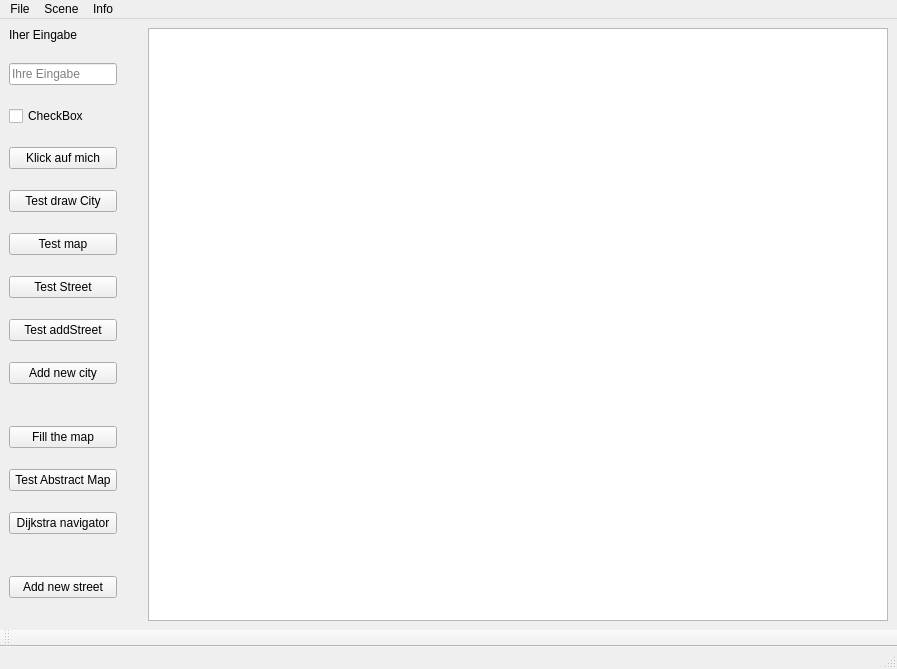
<?xml version="1.0" encoding="UTF-8"?>
<ui version="4.0">
 <class>MainWindow</class>
 <widget class="QMainWindow" name="MainWindow">
  <property name="enabled">
   <bool>true</bool>
  </property>
  <property name="geometry">
   <rect>
    <x>0</x>
    <y>0</y>
    <width>897</width>
    <height>669</height>
   </rect>
  </property>
  <property name="windowTitle">
   <string>MainWindow</string>
  </property>
  <widget class="QWidget" name="centralwidget">
   <layout class="QGridLayout" name="gridLayout" columnstretch="0,0">
    <property name="horizontalSpacing">
     <number>31</number>
    </property>
    <property name="verticalSpacing">
     <number>21</number>
    </property>
    <item row="3" column="0">
     <widget class="QPushButton" name="pushButton_teste_was">
      <property name="toolTip">
       <string>Du bisch sd2332</string>
      </property>
      <property name="text">
       <string>Klick auf mich</string>
      </property>
     </widget>
    </item>
    <item row="1" column="0">
     <widget class="QLineEdit" name="lineEdit_teste_was">
      <property name="placeholderText">
       <string>Ihre Eingabe</string>
      </property>
      <property name="clearButtonEnabled">
       <bool>true</bool>
      </property>
     </widget>
    </item>
    <item row="6" column="0">
     <widget class="QPushButton" name="pushButton_testStreat">
      <property name="text">
       <string>Test Street</string>
      </property>
     </widget>
    </item>
    <item row="5" column="0">
     <widget class="QPushButton" name="pushButton_testMap">
      <property name="text">
       <string>Test map</string>
      </property>
     </widget>
    </item>
    <item row="2" column="0">
     <widget class="QCheckBox" name="checkBox">
      <property name="text">
       <string>CheckBox</string>
      </property>
     </widget>
    </item>
    <item row="8" column="0">
     <widget class="QPushButton" name="pushButton_addCity">
      <property name="text">
       <string>Add new city</string>
      </property>
     </widget>
    </item>
    <item row="10" column="0">
     <widget class="QPushButton" name="pushButton_FillMap">
      <property name="text">
       <string>Fill the map</string>
      </property>
     </widget>
    </item>
    <item row="12" column="0">
     <widget class="QPushButton" name="pushButton">
      <property name="text">
       <string>Dijkstra navigator</string>
      </property>
     </widget>
    </item>
    <item row="15" column="0">
     <spacer name="verticalSpacer">
      <property name="orientation">
       <enum>Qt::Vertical</enum>
      </property>
      <property name="sizeHint" stdset="0">
       <size>
        <width>20</width>
        <height>40</height>
       </size>
      </property>
     </spacer>
    </item>
    <item row="4" column="0">
     <widget class="QPushButton" name="pushButton_DrowCity">
      <property name="text">
       <string>Test draw City</string>
      </property>
     </widget>
    </item>
    <item row="7" column="0">
     <widget class="QPushButton" name="pushButton_TestaddStreet">
      <property name="text">
       <string>Test addStreet</string>
      </property>
     </widget>
    </item>
    <item row="0" column="0">
     <widget class="QLabel" name="label_eingabe">
      <property name="text">
       <string>Iher Eingabe</string>
      </property>
     </widget>
    </item>
    <item row="11" column="0">
     <widget class="QPushButton" name="pushButton_AbstractMap">
      <property name="text">
       <string>Test Abstract Map</string>
      </property>
     </widget>
    </item>
    <item row="0" column="1" rowspan="16">
     <widget class="QGraphicsView" name="graphicsView">
      <property name="enabled">
       <bool>true</bool>
      </property>
      <property name="sizePolicy">
       <sizepolicy hsizetype="Expanding" vsizetype="Expanding">
        <horstretch>1</horstretch>
        <verstretch>0</verstretch>
       </sizepolicy>
      </property>
      <property name="toolTip">
       <string>sdfsf</string>
      </property>
      <property name="dragMode">
       <enum>QGraphicsView::ScrollHandDrag</enum>
      </property>
     </widget>
    </item>
    <item row="14" column="0">
     <widget class="QPushButton" name="pushButton_2">
      <property name="text">
       <string>Add new street</string>
      </property>
     </widget>
    </item>
   </layout>
  </widget>
  <widget class="QStatusBar" name="statusbar"/>
  <widget class="QToolBar" name="toolBar">
   <property name="windowTitle">
    <string>toolBar</string>
   </property>
   <attribute name="toolBarArea">
    <enum>BottomToolBarArea</enum>
   </attribute>
   <attribute name="toolBarBreak">
    <bool>false</bool>
   </attribute>
  </widget>
  <widget class="QMenuBar" name="menuBar">
   <property name="geometry">
    <rect>
     <x>0</x>
     <y>0</y>
     <width>897</width>
     <height>22</height>
    </rect>
   </property>
   <widget class="QMenu" name="menuFile">
    <property name="title">
     <string>File</string>
    </property>
    <addaction name="actionOpen_2"/>
    <addaction name="actionSave"/>
    <addaction name="separator"/>
    <addaction name="actionExit"/>
   </widget>
   <widget class="QMenu" name="menuScene">
    <property name="title">
     <string>Scene</string>
    </property>
    <addaction name="actionClear_Scene"/>
   </widget>
   <widget class="QMenu" name="menuInfo">
    <property name="title">
     <string>Info</string>
    </property>
    <addaction name="actionAbout"/>
   </widget>
   <addaction name="menuFile"/>
   <addaction name="menuScene"/>
   <addaction name="menuInfo"/>
  </widget>
  <action name="actionOpen">
   <property name="text">
    <string>Open</string>
   </property>
  </action>
  <action name="actionOpen_2">
   <property name="enabled">
    <bool>false</bool>
   </property>
   <property name="text">
    <string>Open</string>
   </property>
  </action>
  <action name="actionSave">
   <property name="enabled">
    <bool>false</bool>
   </property>
   <property name="text">
    <string>Save</string>
   </property>
  </action>
  <action name="actionExit">
   <property name="text">
    <string>Exit</string>
   </property>
   <property name="shortcut">
    <string>Alt+E</string>
   </property>
  </action>
  <action name="actionClear_Scene">
   <property name="text">
    <string>Clear Scene</string>
   </property>
   <property name="shortcut">
    <string>Alt+S</string>
   </property>
  </action>
  <action name="actionAbout">
   <property name="text">
    <string>About</string>
   </property>
  </action>
 </widget>
 <resources/>
 <connections/>
</ui>
